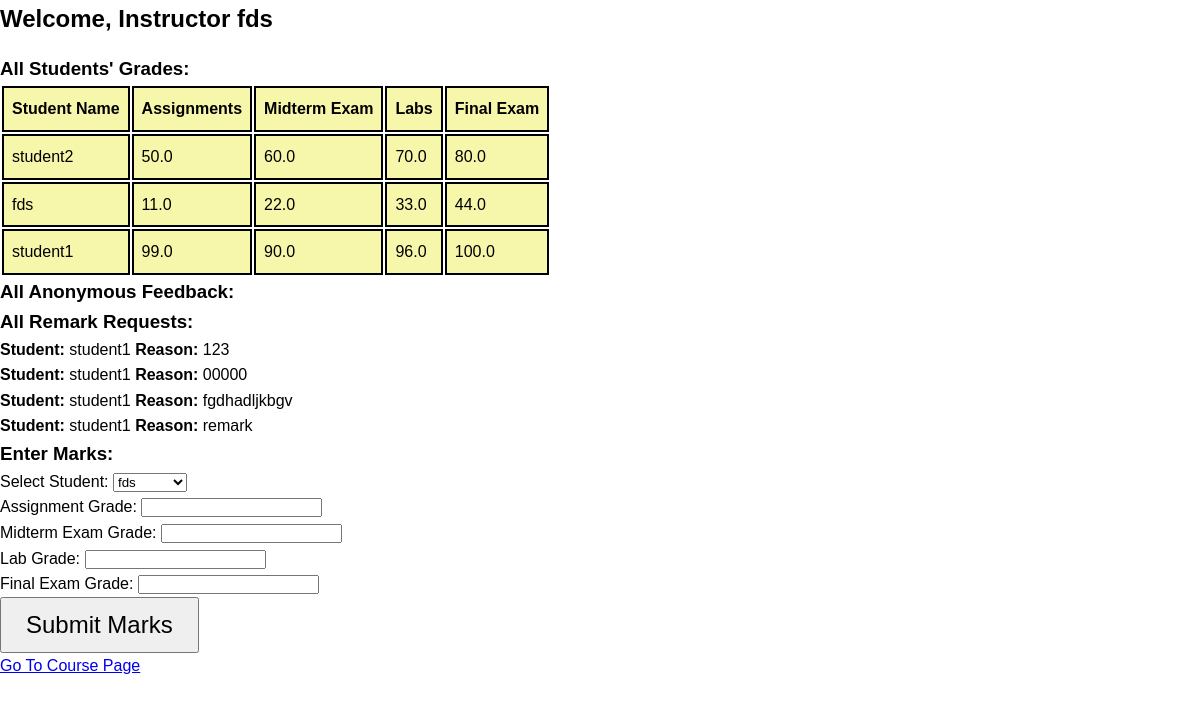
Screenshot of /instructor/fds (signed in) with the database file from the repository.
### app.py (models this page shows, shortened)
class User(db.Model):
    id = db.Column(db.Integer, primary_key=True)
    username = db.Column(db.String(50), nullable=False)
    email = db.Column(db.String(120), unique=True, nullable=False)
    password = db.Column(db.String(128), nullable=False)
    user_type = db.Column(db.String(10), nullable=False)

class Grades(db.Model):
    id = db.Column(db.Integer, primary_key=True)
    student_id = db.Column(db.Integer, nullable=False)
    username = db.Column(db.String(50), db.ForeignKey('user.username'), nullable=False)
    assignment_grade = db.Column(db.Float, nullable=True)
    midterm_exam_grade = db.Column(db.Float, nullable=True)
    lab_grade = db.Column(db.Float, nullable=True)
    final_exam_grade = db.Column(db.Float, nullable=True)
    timestamp = db.Column(db.DateTime, nullable=False, default=datetime.utcnow)

class Remark(db.Model):
    id = db.Column(db.Integer, primary_key=True)
    user_id = db.Column(db.Integer, db.ForeignKey('user.id'), nullable=False)
    username = db.Column(db.String(50), db.ForeignKey('user.username'), nullable=False)
    reason = db.Column(db.Text, nullable=False)
    timestamp = db.Column(db.DateTime, nullable=False, default=datetime.utcnow)

### app.py (the view)
@app.route('/instructor/<username>')
def instructor(username):
    if 'user_id' not in session:
        flash('Please log in first.', 'warning')
        return redirect(url_for('loginpage'))
    current_user = User.query.filter_by(username=username).first()
    latest_grades_subquery = db.session.query(func.max(Grades.timestamp).label('latest_timestamp')).group_by(Grades.student_id).subquery()
    student_grades = db.session.query(Grades).join(latest_grades_subquery, and_(Grades.timestamp == latest_grades_subquery.c.latest_timestamp)).order_by(desc(Grades.timestamp)).all()
    instructor_feedback = Feedback.query.filter_by(instructor_id=current_user.id).all()
    all_students = User.query.filter_by(user_type='student').all()
    all_remark_requests = Remark.query.all()
    return render_template('instructor.html', current_user=current_user, student_grades=student_grades, instructor_feedback=instructor_feedback, all_students=all_students, all_remark_requests=all_remark_requests)

### templates/instructor.html (shortened to what this page needs)
<!DOCTYPE html>
<html lang="en">
<head>
    <link rel="stylesheet" href="{{ url_for('static', filename='styles.css') }}">
</head>
<body>
    <div class="container">
        <h2>Welcome, Instructor {{ current_user.username }}</h2>
        <h3>All Students' Grades:</h3>
        <table>
            <thead>
                <tr>
                    <th>Student Name</th>
                    <th>Assignments</th>
                    <th>Midterm Exam</th>
                    <th>Labs</th>
                    <th>Final Exam</th>
                </tr>
            </thead>
            <tbody>
                {% for grades in student_grades %}
                    <tr>
                        <td>{{ grades.username }}</td>
                        <td>{{ grades.assignment_grade }}</td>
                        <td>{{ grades.midterm_exam_grade }}</td>
                        <td>{{ grades.lab_grade }}</td>
                        <td>{{ grades.final_exam_grade }}</td>
                    </tr>
                {% endfor %}
            </tbody>
        </table>
        <h3>All Anonymous Feedback:</h3>
        <h3>All Remark Requests:</h3>
        <ul>
            {% for remark_request in all_remark_requests %}
                <li>
                    <strong>Student:</strong> {{ remark_request.username }}
                    <strong>Reason:</strong> {{ remark_request.reason }}
                </li>
            {% endfor %}
        </ul>
        <h3>Enter Marks:</h3>
        <form method="POST" action="{{ url_for('enter_marks') }}">
            <div class="form-group">
                <label for="student">Select Student:</label>
                <select id="student" name="student">
                    {% for student in all_students %}
                        <option value="{{ student.id }}">{{ student.username }}</option>
                    {% endfor %}
                </select>
            </div>
            <div class="form-group">
                <label for="assignment">Assignment Grade:</label>
                <input type="text" id="assignment" name="assignment">
            </div>
            <div class="form-group">
                <label for="midterm_exam">Midterm Exam Grade:</label>
                <input type="text" id="midterm_exam" name="midterm_exam">
            </div>
            <div class="form-group">
                <label for="labs">Lab Grade:</label>
                <input type="text" id="labs" name="labs">
            </div>
            <div class="form-group">
                <label for="final_exam">Final Exam Grade:</label>
                <input type="text" id="final_exam" name="final_exam">
            </div>
            <button type="submit">Submit Marks</button>
        </form>
        <a href="{{ url_for('index') }}">Go To Course Page</a>
    </div>
</body>
</html>

### static/styles.css (style rules this page uses)
* { margin: 0; padding: 0; box-sizing: border-box; }
body { margin: 0; padding: 0; font-family: Arial, sans-serif; line-height: 1.6; display: flex; flex-direction: column; min-height: 100vh; }
h1, h2 { margin-bottom: 1rem; }
table { border-collapse: separate; }
th, td { padding: 8px; border: 2px solid black; background-color: #f7f7ac; }
button[type="submit"] { font-size: 1.5em; padding: 0.5em 1em; }
html { min-height: 100%; }

### rows the page displays
User: username "fds"
Grades: username "student2", assignment_grade "50.0", midterm_exam_grade "60.0", lab_grade "70.0", final_exam_grade "80.0"
Grades: username "fds", assignment_grade "11.0", midterm_exam_grade "22.0", lab_grade "33.0", final_exam_grade "44.0"
Grades: username "student1", assignment_grade "99.0", midterm_exam_grade "90.0", lab_grade "96.0", final_exam_grade "100.0"
Remark: username "student1", reason "123"
Remark: username "student1", reason "00000"
Remark: username "student1", reason "fgdhadljkbgv"
Remark: username "student1", reason "remark"

### other values shown
form field student "fds"
